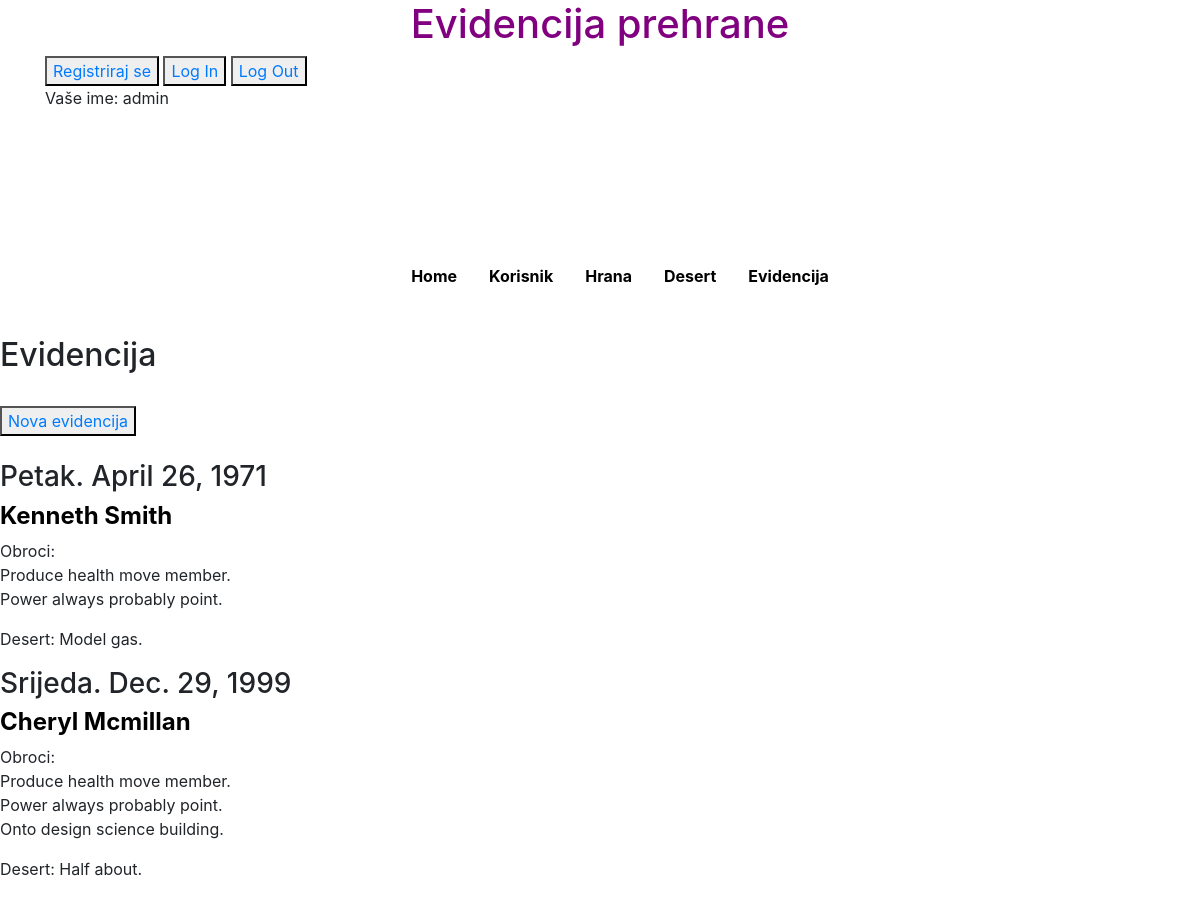
Screenshot of /evidencijas/ (signed in) with the database file from the repository.
### main/models.py (models this page shows)
class Evidencija(models.Model):
    day = models.CharField("Dan",max_length=20, null=True)
    date = models.DateField(null=True, blank=True)
    user = models.ForeignKey("Korisnik",verbose_name="Korisnik",on_delete=models.CASCADE,null=True, blank=True)
    meals = models.ManyToManyField(Hrana)
    desert_name = models.OneToOneField(Desert, on_delete = models.CASCADE,default = None, blank=True, null=True)

class Korisnik(models.Model):
    first_name = models.CharField("Ime", max_length=64, null=True)
    last_name = models.CharField("Prezime", max_length=64, null=True)
    birth_date = models.DateField("Datum rođenja", blank=True, null=True)
    email = models.EmailField("Email", blank=True, null=True)
    phone = models.CharField("Telefon", max_length=15, blank=True, null=True)
    def __str__(self):
        return self.first_name + " " + self.last_name

class Hrana(models.Model):
    food_name = models.CharField("Naziv hrane",max_length=20, null=True)
    gram_protein = models.CharField("Grama proteina",max_length=3,null=True)
    gram_fat = models.CharField("Grama masnoce",max_length=3,null=True)
    gram_carbs = models.CharField("Grama ugljikohidrata",max_length=3,null=True)
    def __str__(self):
        return self.food_name

class Desert(models.Model):
    desert_name = models.CharField("Naziv deserta",max_length=20,null=True)
    choco = models.BooleanField("Cokoladno",default=True,null=True)
    kcal = models.CharField("Kalorije",max_length=3,null=True)
    def __str__(self):
        return self.desert_name

### main/views.py (the view)
# urls.py: path('evidencijas/', EvidencijaList.as_view(), name="evidencijas"),
class EvidencijaList(ListView):
    model = Evidencija

### main/templates/main/evidencija_list.html
{% extends "index.html" %}
{% block content %}
<br>
<h2> Evidencija </h2>
<br>
<button><a href="/novaevidencija">Nova evidencija</a></button>
<br>
<br>
{% for evidencija in evidencija_list %}
    <div class="evidencija">
        <h3>{{ evidencija.day }} {{evidencija.date}}</h3>
        <h4> <a href="{{evidencija.korisnik.first_name}}">{{evidencija.user}}</a></h4>
        <p> Obroci:<br/>{% for meals in evidencija.meals.all %}{{ meals }}<br/>{% endfor %}</p>
        <p>Desert: {{ evidencija.desert_name }}</p>
    </div>
{% endfor %}
{% endblock %}

### main/templates/index.html (shortened to what this page needs)
<!DOCTYPE html>
<html lang="en">
<head>
    {% load static %}
    <link rel="stylesheet" href="https://stackpath.bootstrapcdn.com/bootstrap/4.4.1/css/bootstrap.min.css"
>
    <link rel="stylesheet" type="text/css" href="{% static 'style.css' %}">
    <h1>Evidencija prehrane</h1>
</head>
<body>
    <div class="container">
        <div class="login">
            <button><a href="/register">Registriraj se</a></button>
            <button><a href="/login">Log In</a></button>
            <button><a href="/logout">Log Out</a></button>
            {% if user.is_authenticated %}
                <p>Vaše ime: {{ user.username }}</p>
            {% else %}
                <p>Niste prijavljeni.</p>
            {% endif %}
        </div>
    </div>
    <header>
        <div class="navbar ">
        {% block navbar %}
        <ul>
            <li><a href="/">Home</a></li>
            <li><a href="/korisniks">Korisnik</a></li>
            <li><a href="/hranas">Hrana</a></li>
            <li><a href="/deserts">Desert</a></li>
            <li><a href="/evidencijas">Evidencija</a></li>
        </ul>
        {% endblock %}
    </div>
</header>
    <div class="content">
        {% block content %}
        {% endblock %}
    </div>
</body>
</html>

### main/static/style.css (style rules this page uses)
h1 { color: purple; text-align: center; }
h2 { text-align: left; }
li { list-style-type: none; float: left; }
li a { padding: 16px; }
h4 a { text-decoration: none; background-color: transparent; font-weight: bold; color: black; }
.navbar { display: flex; justify-content:center; align-items: center; }
.navbar a { text-decoration: none; background-color: transparent; font-weight: bold; color: black; }
.container { height: 200px; position: relative; }

### rows the page displays
Evidencija: day "Petak.", date "April 26, 1971", user "Kenneth Smith", desert_name "Model gas."
Hrana: food_name "Produce health move member."
Hrana: food_name "Power always probably point."
Evidencija: day "Srijeda.", date "Dec. 29, 1999", user "Cheryl Mcmillan", desert_name "Half about."
Hrana: food_name "Onto design science building."

### other values shown
{{ user.username }} "admin"
